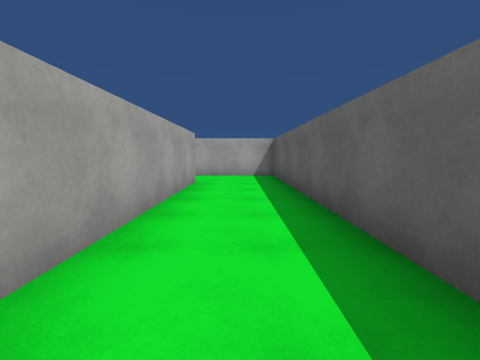
View 1 (above)

24 first-person views from a walk through a scene from a Unity 3-D project. The camera is 1.4 m above the floor, tilts 6° down and sees 90° across. The floor is counted in squares, 2 m on a side. Each view is taken from the middle of a square. On the plan, view 1 faces up. The plan holds only what a view shows up to about 9 squares ahead; the rest is blank. The place goes on beyond the plan. The player character is not drawn. Surface patterns are stand-ins for the level's own textures.

View 2
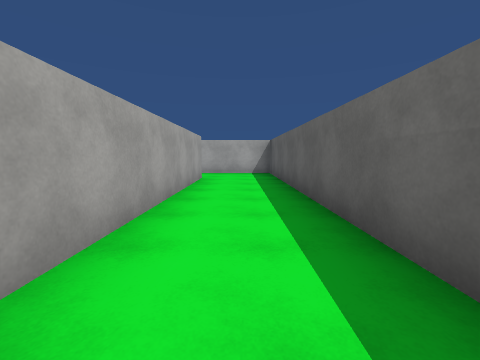

View 3
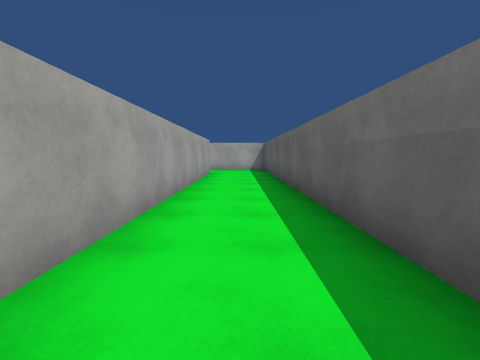

View 4
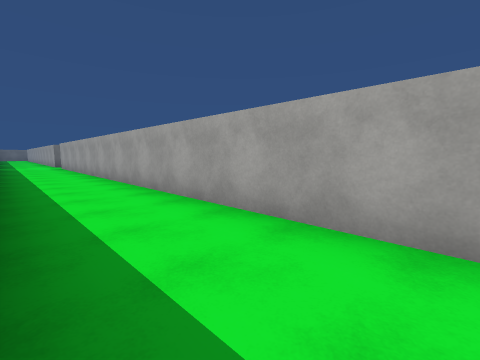

View 5
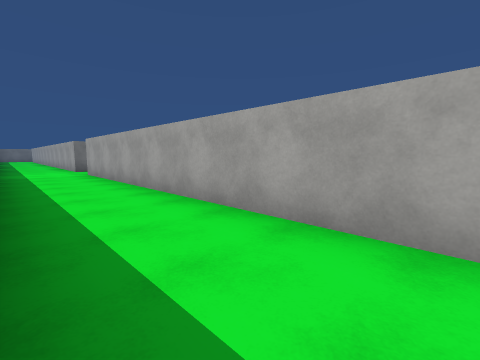

View 6
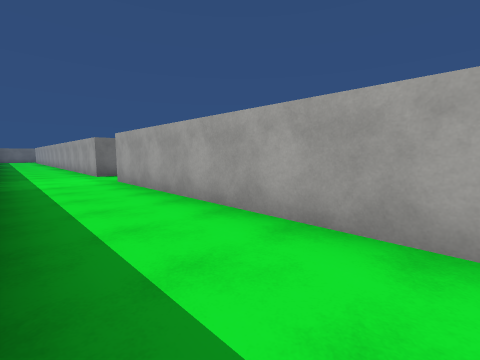

View 7
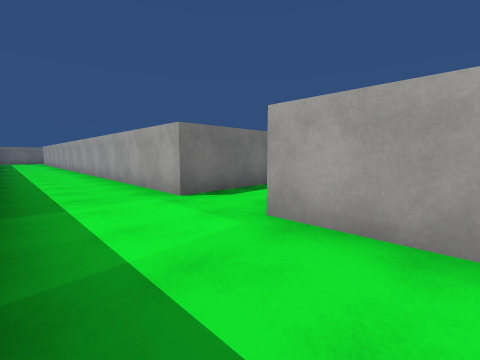

View 8
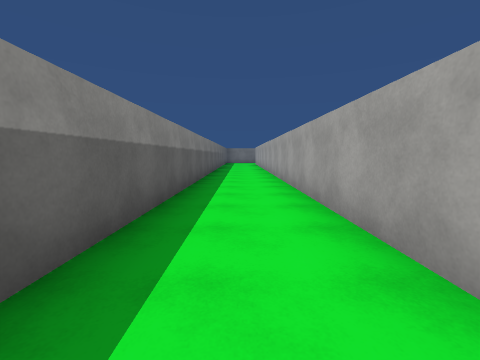

View 9
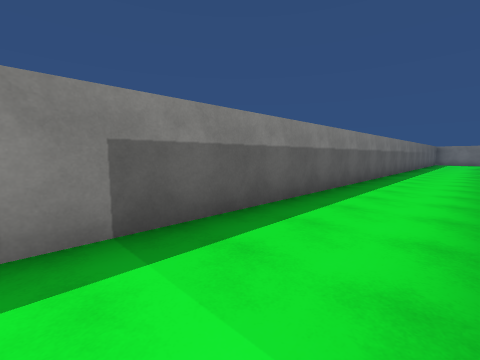

View 10
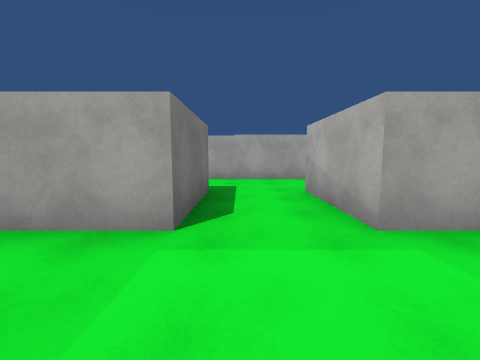

View 11
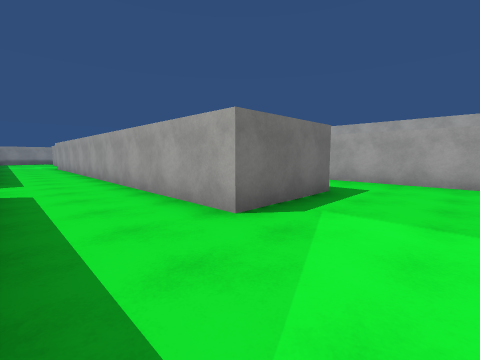

View 12
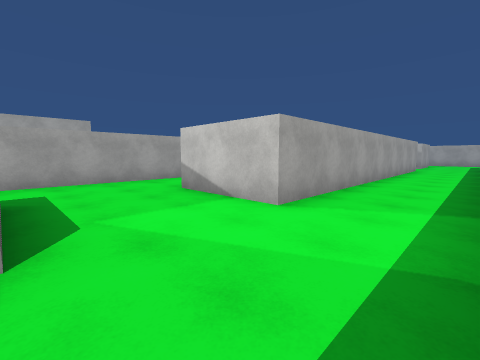

View 13
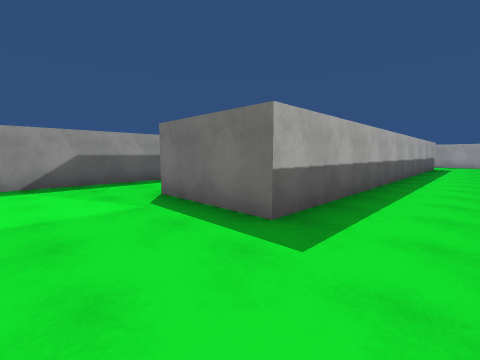

View 14
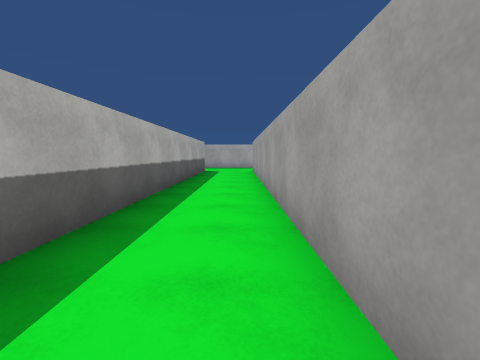

View 15
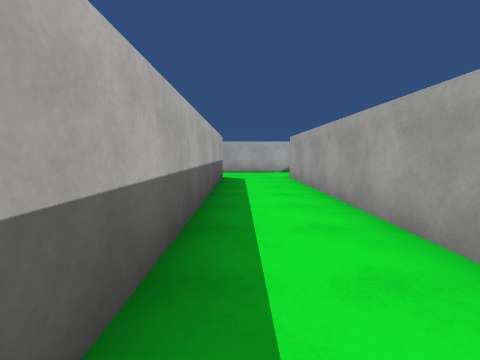

View 16
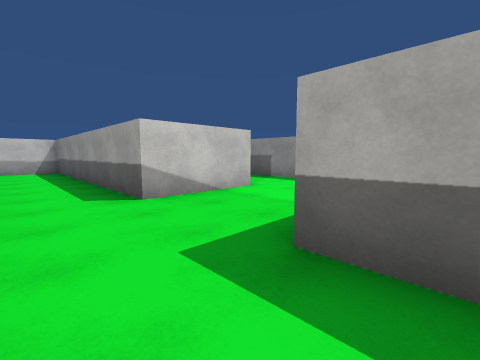

View 17
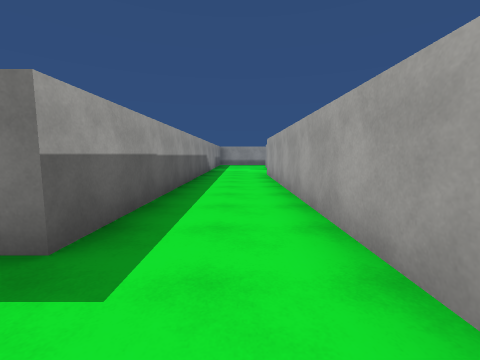

View 18
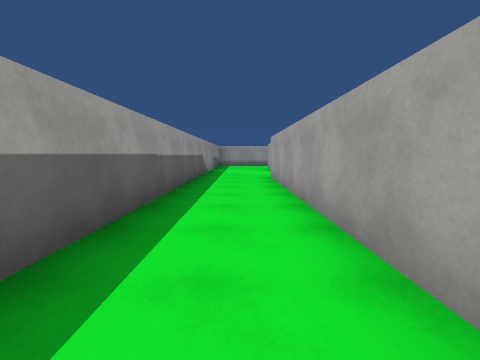

View 19
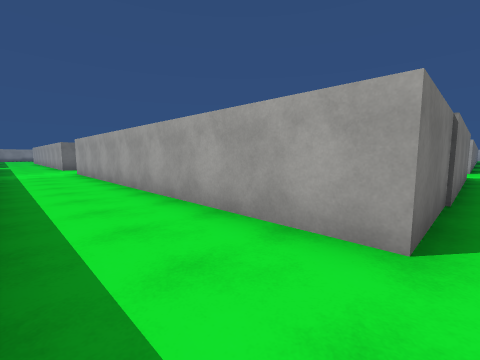

View 20
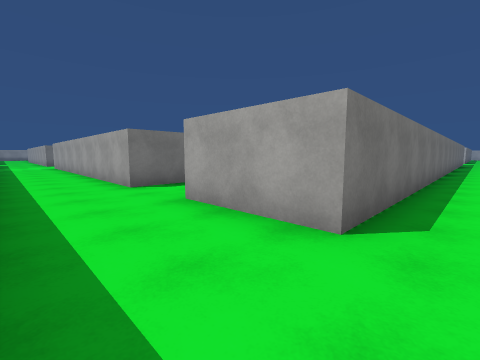

View 21
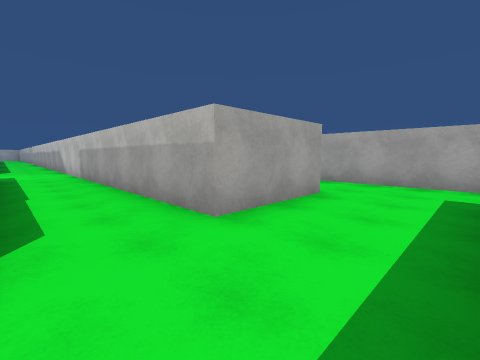

View 22
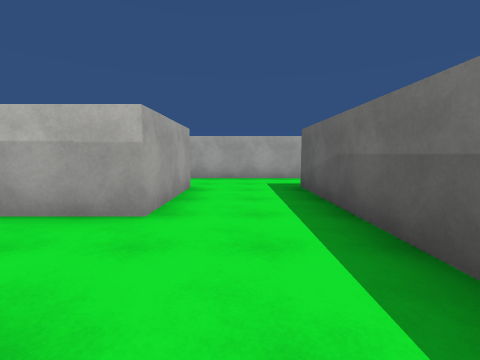

View 23
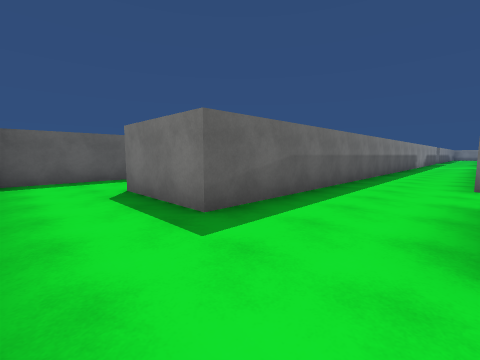

View 24
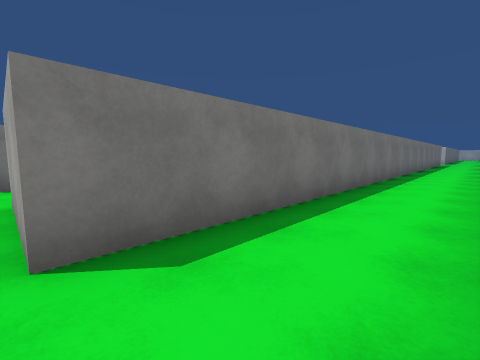

### Floor plan
Points are (right, up) in squares from view 1. A wall is a line through its corners. A room is listed if a view was taken in it or the views show most of it. See-through windows are left out.
Room 1 (views 1, 2, 3, 4, 5, 6, 7, 8, 9, 10)
walls: (1.1, -2) (1.1, 8.2) (-1.5, 8.2); (-3.7, -16.6) (-1.2, -16.6) (-1.2, -23.5); (-3.7, 6.2) (-1.2, 6.2) (-1.2, -14.7) (-3.8, -14.7); (1.1, -23.5) (1.1, -15.9)
ways out: opening at (-2.5, -15.5) to room 2; opening at (-2.5, 7.5) to room 2
Room 2 (views 11, 12, 13, 14, 15, 16, 17, 18, 19, 20, 21, 22, 23, 24)
walls: (-13.1, 1.7) (-6, 1.7) (-6, -8.3) (-8.5, -8.3) (-8.5, -0.8) (-10, -0.8); (-17, 6.2) (-6, 6.2) (-6, 3.7) (-15.1, 3.7); (-10.5, -7) (-10.5, -12); (-10.5, -13.5) (-10.5, -23.5); (-3.7, -2.5) (-3.7, 6.2); (-3.7, -12.2) (-3.7, -6.1); (-8.5, -23.5) (-8.5, -11) (-6, -11) (-6, -23.5); (-3.1, 8.2) (-7.1, 8.2); (-3.7, -23.5) (-3.7, -16.6)
ways out: opening at (-2.5, -15.5) to room 1; opening at (-2.5, 7.5) to room 1

Where each view was taken, in squares from view 1:
view 1: 0 up, 0 right, facing up
view 2: 1 down, 0 right, facing up
view 3: 3 down, 0 right, facing up
view 4: 0 up, 1 right, facing down-left
view 5: 5 down, 1 right, facing down-left
view 6: 8 down, 1 right, facing down-left
view 7: 13 down, 1 right, facing down-left
view 8: 16 down, 0 right, facing down
view 9: 16 down, 1 left, facing down-right
view 10: 16 down, 1 right, facing left
view 11: 9 down, 4 left, facing down-left
view 12: 11 down, 4 left, facing up-left
view 13: 9 down, 10 left, facing down-right
view 14: 13 down, 10 left, facing down
view 15: 16 down, 9 left, facing down
view 16: 12 down, 10 left, facing up-right
view 17: 15 down, 5 left, facing down
view 18: 16 down, 5 left, facing down
view 19: 2 up, 4 left, facing down-left
view 20: 7 up, 4 left, facing down-left
view 21: 2 up, 4 left, facing up-left
view 22: 1 up, 5 left, facing up
view 23: 8 up, 6 left, facing down-right
view 24: 8 up, 6 left, facing down-left
